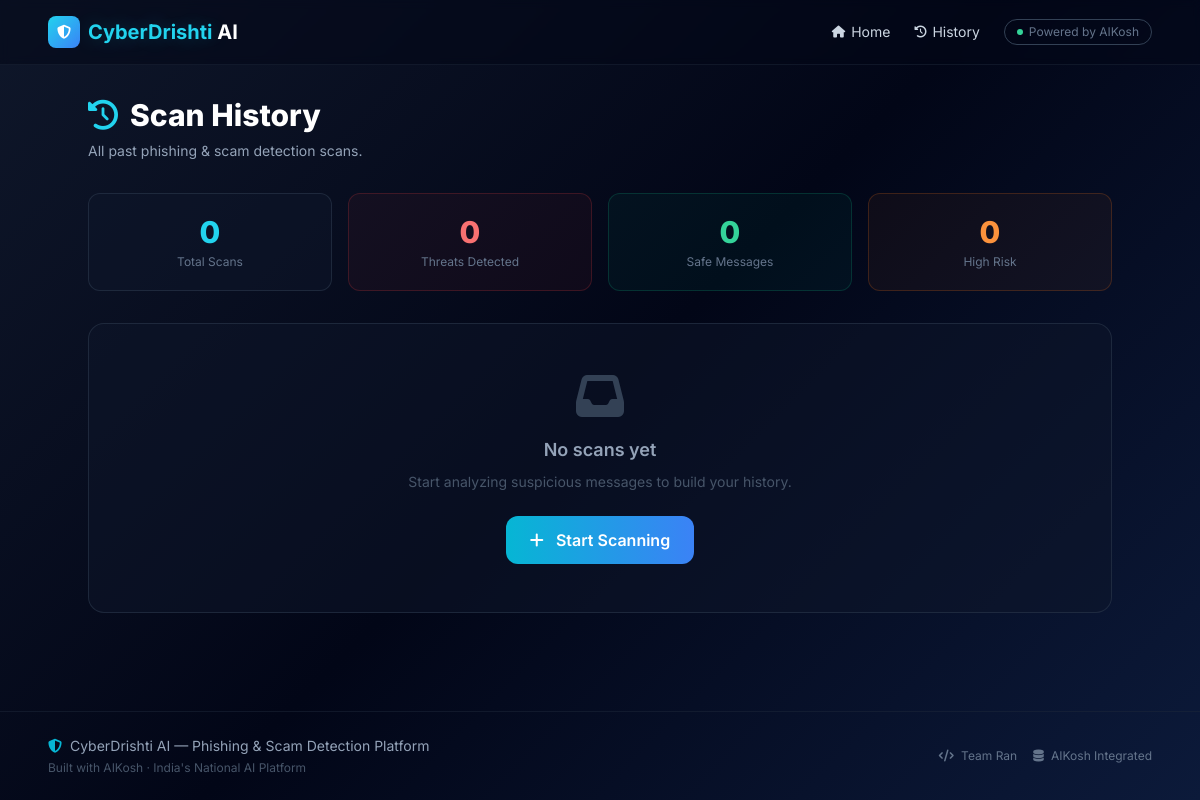
Before: /history/ with the older database file.
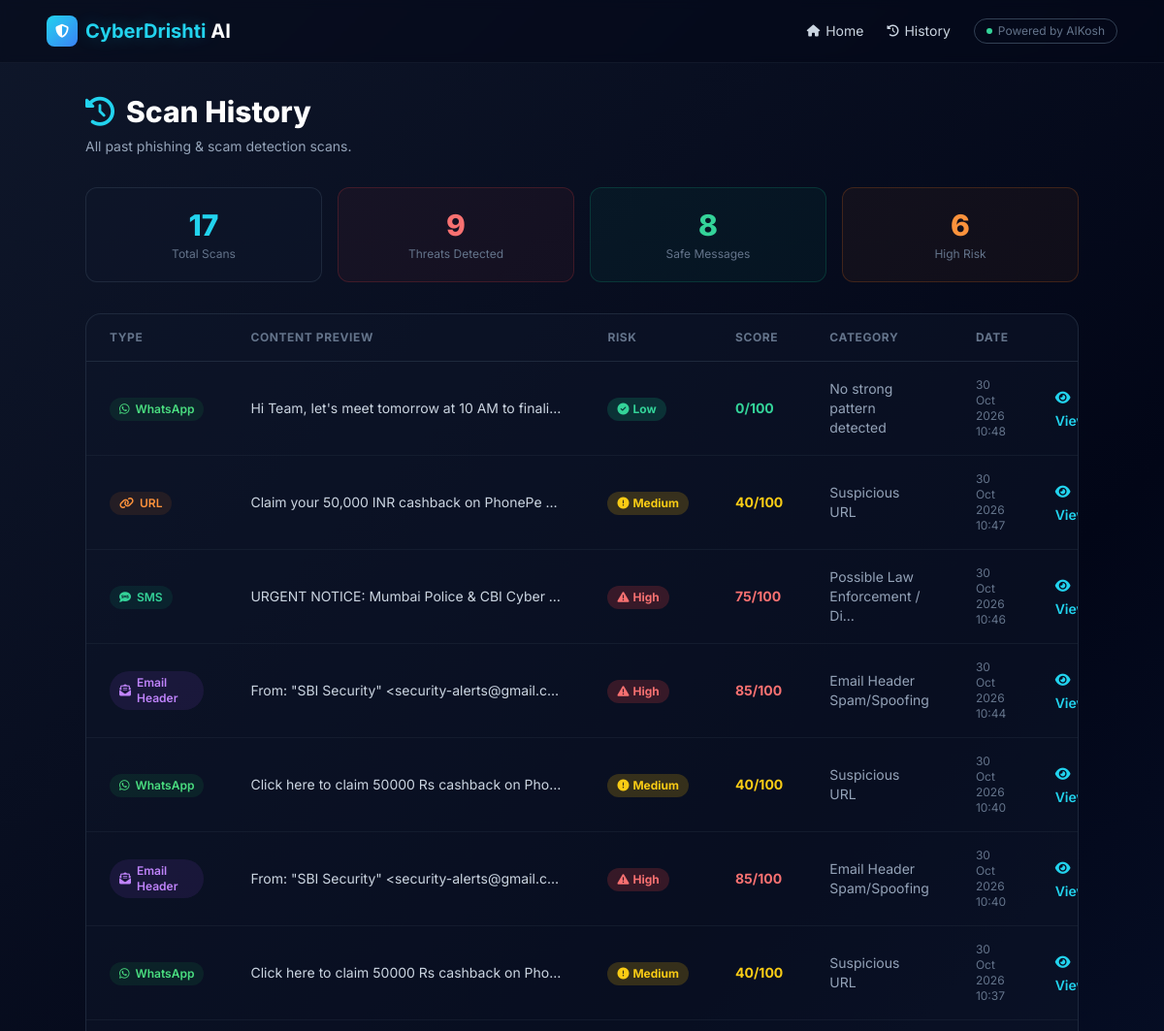
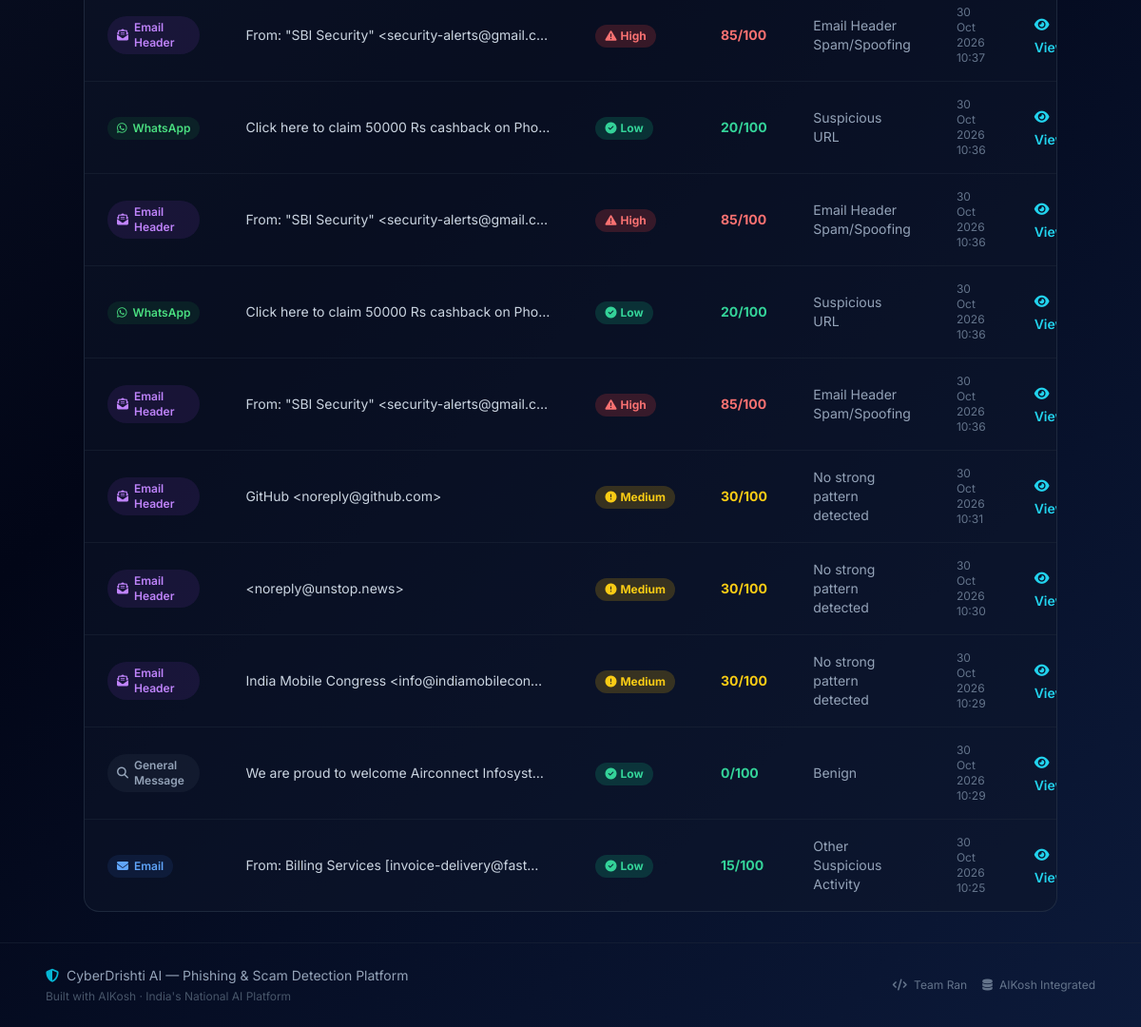
After: the same page with the newer database file (2 pictures, top to bottom).
### scanner/models.py (models this page shows, shortened)
class ScanHistory(models.Model):
    SCAN_TYPE_CHOICES = [
        ('sms', 'SMS'),
        ('email', 'Email'),
        ('email_header', 'Email Header'),
        ('whatsapp', 'WhatsApp'),
        ('url', 'URL'),
        ('general', 'General Message'),
    ]
    RISK_LEVEL_CHOICES = [
        ('Low', 'Low'),
        ('Medium', 'Medium'),
        ('High', 'High'),
    ]
    id = models.UUIDField(primary_key=True, default=uuid.uuid4, editable=False)
    scan_type = models.CharField(max_length=20, choices=SCAN_TYPE_CHOICES, default='general')
    input_text = models.TextField(help_text="The raw content submitted for scanning.")
    risk_score = models.IntegerField(default=0)
    risk_level = models.CharField(max_length=10, choices=RISK_LEVEL_CHOICES, default='Low')
    is_phishing = models.BooleanField(default=False)
    threat_category = models.CharField(max_length=100, default='No strong pattern detected')
    analysis_source = models.CharField(max_length=100, default='rules + aikosh_heuristics')
    result_json = models.JSONField(default=dict, help_text="Full JSON result for detail view.")
    aikosh_models_referenced = models.JSONField(default=list, help_text="AIKosh model IDs used.")
    created_at = models.DateTimeField(auto_now_add=True)
    class Meta:
        ordering = ['-created_at']
        verbose_name_plural = 'Scan histories'

### scanner/views.py (the view)
# urls.py: path('history/', views.history, name='history'),
def history(request):
    scans = ScanHistory.objects.all()[:50]
    total_scans = ScanHistory.objects.count()
    phishing_count = ScanHistory.objects.filter(is_phishing=True).count()
    safe_count = total_scans - phishing_count
    high_risk = ScanHistory.objects.filter(risk_level='High').count()
    return render(request, 'scanner/history.html', {
        'scans': scans,
        'total_scans': total_scans,
        'phishing_count': phishing_count,
        'safe_count': safe_count,
        'high_risk': high_risk,
    })

### templates/scanner/history.html (shortened to what this page needs)
{% extends "scanner/base.html" %}
{% block content %}
<div class="mx-auto max-w-5xl">
    <div class="mb-8">
        <h1 class="text-3xl font-extrabold flex items-center gap-3">
            <i class="fas fa-clock-rotate-left text-cyan-400"></i>
            Scan History
        </h1>
        <p class="mt-2 text-slate-400 text-sm">All past phishing & scam detection scans.</p>
    </div>
    <div class="grid grid-cols-2 sm:grid-cols-4 gap-4 mb-8">
        <div class="rounded-xl border border-slate-700/50 bg-slate-900/50 p-5 text-center card-hover">
            <p class="text-3xl font-extrabold text-cyan-400">{{ total_scans }}</p>
            <p class="text-xs text-slate-500 mt-1">Total Scans</p>
        </div>
        <div class="rounded-xl border border-red-500/20 bg-red-500/5 p-5 text-center card-hover">
            <p class="text-3xl font-extrabold text-red-400">{{ phishing_count }}</p>
            <p class="text-xs text-slate-500 mt-1">Threats Detected</p>
        </div>
        <div class="rounded-xl border border-emerald-500/20 bg-emerald-500/5 p-5 text-center card-hover">
            <p class="text-3xl font-extrabold text-emerald-400">{{ safe_count }}</p>
            <p class="text-xs text-slate-500 mt-1">Safe Messages</p>
        </div>
        <div class="rounded-xl border border-orange-500/20 bg-orange-500/5 p-5 text-center card-hover">
            <p class="text-3xl font-extrabold text-orange-400">{{ high_risk }}</p>
            <p class="text-xs text-slate-500 mt-1">High Risk</p>
        </div>
    </div>
    {% if scans %}
    <div class="rounded-2xl border border-slate-700/50 bg-slate-900/50 overflow-hidden">
        <div class="overflow-x-auto">
            <table class="w-full">
                <thead>
                    <tr class="border-b border-slate-700/50 text-left text-xs text-slate-500 uppercase tracking-wider">
                        <th class="px-6 py-4">Type</th>
                        <th class="px-6 py-4">Content Preview</th>
                        <th class="px-6 py-4">Risk</th>
                        <th class="px-6 py-4">Score</th>
                        <th class="px-6 py-4">Category</th>
                        <th class="px-6 py-4">Date</th>
                        <th class="px-6 py-4"></th>
                    </tr>
                </thead>
                <tbody class="divide-y divide-slate-800/50">
                    {% for scan in scans %}
                    <tr class="hover:bg-slate-800/30 transition">
                        <td class="px-6 py-4">
                            <span class="inline-flex items-center gap-1.5 text-xs font-semibold px-2.5 py-1 rounded-full
                                {% if scan.scan_type == 'email_header' %}bg-purple-500/10 text-purple-400
                                {% elif scan.scan_type == 'sms' %}bg-emerald-500/10 text-emerald-400
                                {% elif scan.scan_type == 'whatsapp' %}bg-green-500/10 text-green-400
                                {% elif scan.scan_type == 'email' %}bg-blue-500/10 text-blue-400
                                {% elif scan.scan_type == 'url' %}bg-orange-500/10 text-orange-400
                                {% else %}bg-slate-500/10 text-slate-400{% endif %}">
                                {% if scan.scan_type == 'email_header' %}<i class="fas fa-envelope-open-text"></i>
                                {% elif scan.scan_type == 'sms' %}<i class="fas fa-comment-sms"></i>
                                {% elif scan.scan_type == 'whatsapp' %}<i class="fab fa-whatsapp"></i>
                                {% elif scan.scan_type == 'email' %}<i class="fas fa-envelope"></i>
                                {% elif scan.scan_type == 'url' %}<i class="fas fa-link"></i>
                                {% else %}<i class="fas fa-search"></i>{% endif %}
                                {{ scan.get_scan_type_display }}
                            </span>
                        </td>
                        <td class="px-6 py-4">
                            <p class="text-sm text-slate-300 truncate max-w-xs" title="{{ scan.input_text }}">
                                {{ scan.input_text|truncatechars:60 }}
                            </p>
                        </td>
                        <td class="px-6 py-4">
                            <span class="inline-flex items-center gap-1 text-xs font-bold px-2.5 py-1 rounded-full
                                {% if scan.risk_level == 'High' %}bg-red-500/20 text-red-400
                                {% elif scan.risk_level == 'Medium' %}bg-yellow-500/20 text-yellow-400
                                {% else %}bg-emerald-500/20 text-emerald-400{% endif %}">
                                {% if scan.risk_level == 'High' %}<i class="fas fa-exclamation-triangle"></i>
                                {% elif scan.risk_level == 'Medium' %}<i class="fas fa-exclamation-circle"></i>
                                {% else %}<i class="fas fa-check-circle"></i>{% endif %}
                                {{ scan.risk_level }}
                            </span>
                        </td>
                        <td class="px-6 py-4 text-sm font-bold
                            {% if scan.risk_level == 'High' %}text-red-400
                            {% elif scan.risk_level == 'Medium' %}text-yellow-400
                            {% else %}text-emerald-400{% endif %}">
                            {{ scan.risk_score }}/100
                        </td>
                        <td class="px-6 py-4 text-sm text-slate-400">
                            {{ scan.threat_category|truncatechars:30 }}
                        </td>
                        <td class="px-6 py-4 text-xs text-slate-500">
                            {{ scan.created_at|date:"d M Y" }}<br>
                            {{ scan.created_at|time:"H:i" }}
                        </td>
                        <td class="px-6 py-4">
                            <a href="{% url 'scanner:scan_detail' scan.id %}"
                               class="text-cyan-400 hover:text-cyan-300 text-sm font-semibold transition">
                                <i class="fas fa-eye mr-1"></i> View
                            </a>
                        </td>
                    </tr>
                    {% endfor %}
                </tbody>
            </table>
        </div>
    </div>
    {% else %}
    <div class="rounded-2xl border border-slate-700/50 bg-slate-900/50 p-12 text-center">
        <i class="fas fa-inbox text-5xl text-slate-700 mb-4"></i>
        <h3 class="text-lg font-semibold text-slate-400">No scans yet</h3>
        <p class="text-sm text-slate-600 mt-2">Start analyzing suspicious messages to build your history.</p>
        <a href="{% url 'scanner:home' %}"
           class="inline-block mt-6 rounded-xl bg-gradient-to-r from-cyan-500 to-blue-500 px-6 py-3 font-semibold text-white hover:from-cyan-400 hover:to-blue-400 transition">
            <i class="fas fa-plus mr-2"></i> Start Scanning
        </a>
    </div>
    {% endif %}
</div>
{% endblock %}

### templates/scanner/base.html (shortened to what this page needs)
<!DOCTYPE html>
<html lang="en">
<head>
    <script src="https://cdn.tailwindcss.com"></script>
    <link rel="stylesheet" href="https://cdnjs.cloudflare.com/ajax/libs/font-awesome/6.5.1/css/all.min.css">
</head>
<body class="gradient-bg min-h-screen text-white flex flex-col">
    <header class="border-b border-slate-800/50 backdrop-blur-sm bg-slate-950/50 sticky top-0 z-50">
        <nav class="mx-auto flex max-w-6xl items-center justify-between px-6 py-4">
            <a href="{% url 'scanner:home' %}" class="flex items-center gap-2">
                <div class="w-8 h-8 rounded-lg bg-gradient-to-br from-cyan-400 to-blue-500 flex items-center justify-center">
                    <i class="fas fa-shield-halved text-sm text-white"></i>
                </div>
                <span class="text-xl font-bold">
                    <span class="text-cyan-400 glow-text">CyberDrishti</span>
                    <span class="text-white">AI</span>
                </span>
            </a>
            <div class="flex items-center gap-6 text-sm">
                <a href="{% url 'scanner:home' %}" class="text-slate-300 hover:text-cyan-400 transition flex items-center gap-1.5">
                    <i class="fas fa-home text-xs"></i> Home
                </a>
                <a href="{% url 'scanner:history' %}" class="text-slate-300 hover:text-cyan-400 transition flex items-center gap-1.5">
                    <i class="fas fa-clock-rotate-left text-xs"></i> History
                </a>
                <span class="hidden sm:flex items-center gap-1.5 text-xs text-slate-500 border border-slate-700 rounded-full px-3 py-1">
                    <span class="w-1.5 h-1.5 rounded-full bg-emerald-400 pulse-dot"></span>
                    Powered by AIKosh
                </span>
            </div>
        </nav>
    </header>
    <main class="mx-auto w-full max-w-6xl flex-1 px-6 py-8">
        {% block content %}{% endblock %}
    </main>
    <footer class="border-t border-slate-800/50">
        <div class="mx-auto max-w-6xl px-6 py-6">
            <div class="flex flex-col sm:flex-row items-center justify-between gap-4">
                <div class="text-center sm:text-left">
                    <p class="text-sm text-slate-400">
                        <i class="fas fa-shield-halved text-cyan-500 mr-1"></i>
                        CyberDrishti AI — Phishing & Scam Detection Platform
                    </p>
                    <p class="text-xs text-slate-600 mt-1">
                        Built with AIKosh · India's National AI Platform
                    </p>
                </div>
                <div class="flex items-center gap-4 text-xs text-slate-500">
                    <span><i class="fas fa-code mr-1"></i> Team Ran</span>
                    <span><i class="fas fa-database mr-1"></i> AIKosh Integrated</span>
                </div>
            </div>
        </div>
    </footer>
</body>
</html>

### templates/scanner/base.html (style rules this page uses)
body { font-family: 'Inter', sans-serif; }
.gradient-bg { background: linear-gradient(135deg, #0f172a 0%, #020617 50%, #0c1a3a 100%); }
.glow-text { text-shadow: 0 0 20px rgba(34, 211, 238, 0.3); }
.card-hover { transition: all 0.3s ease; }
.pulse-dot { animation: pulse 2s infinite; }

Changed rows visible on the page:
added ScanHistory: scan_type "WhatsApp", input_text "Hi Team, let's meet tomorrow at 10 AM to finali…", risk_level "Low", risk_score "0", threat_category "No strong pattern detected", created_at "30 Oct 2026", created_at "10:48"
added ScanHistory: scan_type "URL", input_text "Claim your 50,000 INR cashback on PhonePe…", risk_level "Medium", risk_score "40", threat_category "Suspicious URL", created_at "30 Oct 2026", created_at "10:47"
added ScanHistory: scan_type "SMS", input_text "URGENT NOTICE: Mumbai Police & CBI Cyber…", risk_level "High", risk_score "75", threat_category "Possible Law Enforcement / Di…", created_at "30 Oct 2026", created_at "10:46"
added ScanHistory: scan_type "Email Header", input_text "From: \"SBI Security\" <security-alerts@gmail.c…", risk_level "High", risk_score "85", threat_category "Email Header Spam/Spoofing", created_at "30 Oct 2026", created_at "10:44"
added ScanHistory: scan_type "WhatsApp", input_text "Click here to claim 50000 Rs cashback on Pho…", risk_level "Medium", risk_score "40", threat_category "Suspicious URL", created_at "30 Oct 2026", created_at "10:40"
added ScanHistory: scan_type "Email Header", input_text "From: \"SBI Security\" <security-alerts@gmail.c…", risk_level "High", risk_score "85", threat_category "Email Header Spam/Spoofing", created_at "30 Oct 2026", created_at "10:40"
added ScanHistory: scan_type "WhatsApp", input_text "Click here to claim 50000 Rs cashback on Pho…", risk_level "Medium", risk_score "40", threat_category "Suspicious URL", created_at "30 Oct 2026", created_at "10:37"
added ScanHistory: scan_type "Email Header", input_text "From: \"SBI Security\" <security-alerts@gmail.c…", risk_level "High", risk_score "85", threat_category "Email Header Spam/Spoofing", created_at "30 Oct 2026", created_at "10:37"
added ScanHistory: scan_type "WhatsApp", input_text "Click here to claim 50000 Rs cashback on Pho…", risk_level "Low", risk_score "20", threat_category "Suspicious URL", created_at "30 Oct 2026", created_at "10:36"
added ScanHistory: scan_type "Email Header", input_text "From: \"SBI Security\" <security-alerts@gmail.c…", risk_level "High", risk_score "85", threat_category "Email Header Spam/Spoofing", created_at "30 Oct 2026", created_at "10:36"
added ScanHistory: scan_type "WhatsApp", input_text "Click here to claim 50000 Rs cashback on Pho…", risk_level "Low", risk_score "20", threat_category "Suspicious URL", created_at "30 Oct 2026", created_at "10:36"
added ScanHistory: scan_type "Email Header", input_text "From: \"SBI Security\" <security-alerts@gmail.c…", risk_level "High", risk_score "85", threat_category "Email Header Spam/Spoofing", created_at "30 Oct 2026", created_at "10:36"
added ScanHistory: scan_type "Email Header", input_text "GitHub <noreply@github.com>", risk_level "Medium", risk_score "30", threat_category "No strong pattern detected", created_at "30 Oct 2026", created_at "10:31"
added ScanHistory: scan_type "Email Header", input_text "<noreply@unstop.news>", risk_level "Medium", risk_score "30", threat_category "No strong pattern detected", created_at "30 Oct 2026", created_at "10:30"
added ScanHistory: scan_type "Email Header", input_text "India Mobile Congress <info@indiamobilecon…", risk_level "Medium", risk_score "30", threat_category "No strong pattern detected", created_at "30 Oct 2026", created_at "10:29"
added ScanHistory: scan_type "General Message", input_text "We are proud to welcome Airconnect Infosyst…", risk_level "Low", risk_score "0", threat_category "Benign", created_at "30 Oct 2026", created_at "10:29"
added ScanHistory: scan_type "Email", input_text "From: Billing Services [invoice-delivery@fast…", risk_level "Low", risk_score "15", threat_category "Other Suspicious Activity", created_at "30 Oct 2026", created_at "10:25"
Other visible differences:
{{ total_scans }}: "0" → "17"
{{ phishing_count }}: "0" → "9"
{{ safe_count }}: "0" → "8"
{{ high_risk }}: "0" → "6"
text no longer shown: "No scans yet Start analyzing suspicious messages to build your history. Start Scanning"
text now shown: "TYPE CONTENT PREVIEW RISK SCORE CATEGORY DATE"
